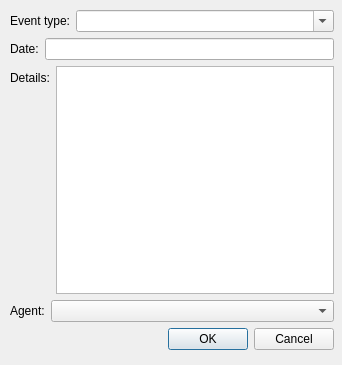
<?xml version="1.0" encoding="UTF-8"?>
<ui version="4.0">
 <class>AnalogpremisInputbox</class>
 <widget class="QDialog" name="AnalogpremisInputbox">
  <property name="geometry">
   <rect>
    <x>0</x>
    <y>0</y>
    <width>342</width>
    <height>365</height>
   </rect>
  </property>
  <property name="windowTitle">
   <string>Dialog</string>
  </property>
  <widget class="QWidget" name="layoutWidget">
   <property name="geometry">
    <rect>
     <x>10</x>
     <y>10</y>
     <width>324</width>
     <height>340</height>
    </rect>
   </property>
   <layout class="QVBoxLayout" name="verticalLayout">
    <item>
     <layout class="QFormLayout" name="formLayout">
      <item row="0" column="0">
       <widget class="QLabel" name="label_4">
        <property name="text">
         <string>Event type:</string>
        </property>
       </widget>
      </item>
      <item row="0" column="1">
       <widget class="QComboBox" name="analogevent_type">
        <property name="editable">
         <bool>true</bool>
        </property>
       </widget>
      </item>
     </layout>
    </item>
    <item>
     <layout class="QFormLayout" name="formLayout_3">
      <item row="0" column="0">
       <widget class="QLabel" name="label_2">
        <property name="text">
         <string>Date:</string>
        </property>
       </widget>
      </item>
      <item row="0" column="1">
       <widget class="QLineEdit" name="analogevent_date">
        <property name="text">
         <string/>
        </property>
       </widget>
      </item>
     </layout>
    </item>
    <item>
     <layout class="QFormLayout" name="formLayout_4">
      <item row="0" column="0">
       <widget class="QLabel" name="label_3">
        <property name="text">
         <string>Details:</string>
        </property>
       </widget>
      </item>
      <item row="0" column="1">
       <widget class="QPlainTextEdit" name="analogevent_details"/>
      </item>
     </layout>
    </item>
    <item>
     <layout class="QFormLayout" name="formLayout_5">
      <item row="0" column="0">
       <widget class="QLabel" name="label_5">
        <property name="text">
         <string>Agent:</string>
        </property>
       </widget>
      </item>
      <item row="0" column="1">
       <widget class="QComboBox" name="analogevent_agent"/>
      </item>
     </layout>
    </item>
    <item>
     <widget class="QDialogButtonBox" name="buttonBox">
      <property name="orientation">
       <enum>Qt::Horizontal</enum>
      </property>
      <property name="standardButtons">
       <set>QDialogButtonBox::Cancel|QDialogButtonBox::Ok</set>
      </property>
     </widget>
    </item>
   </layout>
  </widget>
 </widget>
 <resources/>
 <connections>
  <connection>
   <sender>buttonBox</sender>
   <signal>accepted()</signal>
   <receiver>AnalogpremisInputbox</receiver>
   <slot>accept()</slot>
   <hints>
    <hint type="sourcelabel">
     <x>248</x>
     <y>254</y>
    </hint>
    <hint type="destinationlabel">
     <x>157</x>
     <y>274</y>
    </hint>
   </hints>
  </connection>
  <connection>
   <sender>buttonBox</sender>
   <signal>rejected()</signal>
   <receiver>AnalogpremisInputbox</receiver>
   <slot>reject()</slot>
   <hints>
    <hint type="sourcelabel">
     <x>316</x>
     <y>260</y>
    </hint>
    <hint type="destinationlabel">
     <x>286</x>
     <y>274</y>
    </hint>
   </hints>
  </connection>
 </connections>
</ui>
